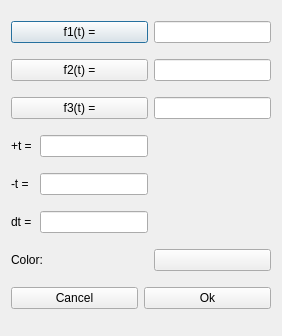
<?xml version="1.0" encoding="UTF-8"?>
<ui version="4.0">
 <class>Graph3DParametric_AddNew_gui</class>
 <widget class="QDialog" name="Graph3DParametric_AddNew_gui">
  <property name="geometry">
   <rect>
    <x>0</x>
    <y>0</y>
    <width>282</width>
    <height>336</height>
   </rect>
  </property>
  <property name="windowTitle">
   <string>Graph 3D Parametric</string>
  </property>
  <property name="windowIcon">
   <iconset resource="../mathgraphica.qrc">
    <normaloff>:/images/images/3D_parametric.png</normaloff>:/images/images/3D_parametric.png</iconset>
  </property>
  <layout class="QGridLayout" name="gridLayout">
   <item row="0" column="0" colspan="3">
    <widget class="QPushButton" name="pushButton_f1">
     <property name="text">
      <string>f1(t) =</string>
     </property>
    </widget>
   </item>
   <item row="0" column="3">
    <widget class="QLineEdit" name="lineEdit_f1">
     <property name="readOnly">
      <bool>false</bool>
     </property>
    </widget>
   </item>
   <item row="1" column="0" colspan="3">
    <widget class="QPushButton" name="pushButton_f2">
     <property name="text">
      <string>f2(t) =</string>
     </property>
    </widget>
   </item>
   <item row="1" column="3">
    <widget class="QLineEdit" name="lineEdit_f2"/>
   </item>
   <item row="2" column="0" colspan="3">
    <widget class="QPushButton" name="pushButton_f3">
     <property name="text">
      <string>f3(t) =</string>
     </property>
    </widget>
   </item>
   <item row="2" column="3">
    <widget class="QLineEdit" name="lineEdit_f3"/>
   </item>
   <item row="3" column="0">
    <widget class="QLabel" name="label_t_plus">
     <property name="text">
      <string>+t =</string>
     </property>
    </widget>
   </item>
   <item row="3" column="3" rowspan="3">
    <widget class="QLabel" name="label_image">
     <property name="text">
      <string/>
     </property>
     <property name="pixmap">
      <pixmap resource="../mathgraphica.qrc">:/images/images/3D.png</pixmap>
     </property>
    </widget>
   </item>
   <item row="4" column="0">
    <widget class="QLabel" name="label_t_minus">
     <property name="text">
      <string>-t =</string>
     </property>
    </widget>
   </item>
   <item row="5" column="0">
    <widget class="QLabel" name="label_delta">
     <property name="text">
      <string>dt =</string>
     </property>
    </widget>
   </item>
   <item row="5" column="1" colspan="2">
    <widget class="QLineEdit" name="lineEdit_dt"/>
   </item>
   <item row="6" column="0" colspan="2">
    <widget class="QLabel" name="label">
     <property name="text">
      <string>Color:</string>
     </property>
    </widget>
   </item>
   <item row="6" column="3">
    <widget class="QPushButton" name="pushButton_color">
     <property name="sizePolicy">
      <sizepolicy hsizetype="Minimum" vsizetype="Fixed">
       <horstretch>0</horstretch>
       <verstretch>0</verstretch>
      </sizepolicy>
     </property>
     <property name="text">
      <string/>
     </property>
    </widget>
   </item>
   <item row="7" column="0" colspan="4">
    <layout class="QHBoxLayout" name="horizontalLayout">
     <item>
      <widget class="QPushButton" name="pushButton_cancel">
       <property name="text">
        <string>Cancel</string>
       </property>
      </widget>
     </item>
     <item>
      <widget class="QPushButton" name="pushButton_ok">
       <property name="text">
        <string>Ok</string>
       </property>
      </widget>
     </item>
    </layout>
   </item>
   <item row="3" column="1" colspan="2">
    <widget class="QLineEdit" name="lineEdit_tmax"/>
   </item>
   <item row="4" column="1" colspan="2">
    <widget class="QLineEdit" name="lineEdit_tmin"/>
   </item>
  </layout>
 </widget>
 <tabstops>
  <tabstop>pushButton_f1</tabstop>
  <tabstop>lineEdit_f1</tabstop>
  <tabstop>pushButton_f2</tabstop>
  <tabstop>lineEdit_f2</tabstop>
  <tabstop>pushButton_f3</tabstop>
  <tabstop>lineEdit_f3</tabstop>
  <tabstop>lineEdit_tmax</tabstop>
  <tabstop>lineEdit_tmin</tabstop>
  <tabstop>lineEdit_dt</tabstop>
  <tabstop>pushButton_color</tabstop>
  <tabstop>pushButton_cancel</tabstop>
  <tabstop>pushButton_ok</tabstop>
 </tabstops>
 <resources>
  <include location="../mathgraphica.qrc"/>
 </resources>
 <connections/>
</ui>
